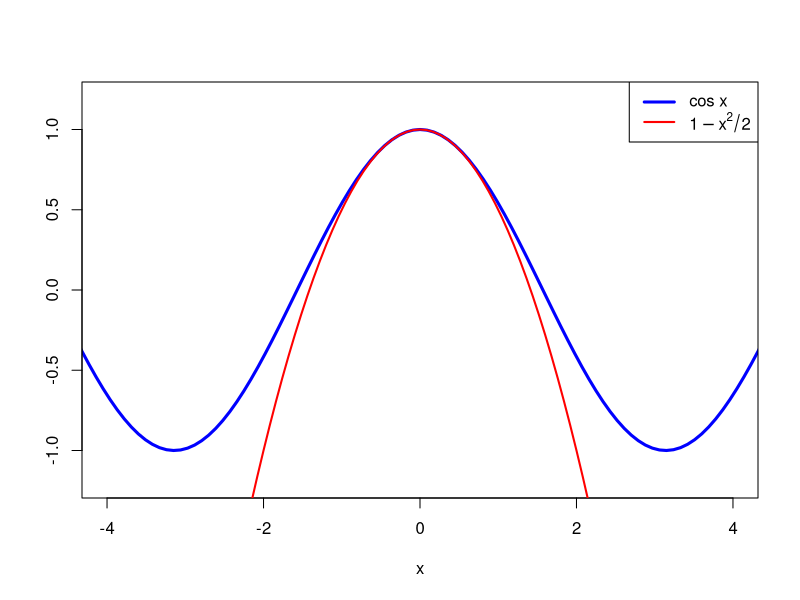

Write R code to recreate this figure.
## ---- chunk 1
n <- 1e6
phi <- function(x) cos(x)
samples <- rnorm(n)
MCest <- mean(phi(samples))
MCest
## ---- chunk 2
#| code-fold: true
curve(
  cos(x), from = -4.5, to = 4.5,
  col = "blue", lwd = 3,
  xlab = "x", ylab = "", xlim = c(-4,4), ylim = c(-1.2,1.2)
)
curve(1 - x^2 / 2, add = TRUE, col = "red", lwd = 2)
legend(
  "topright", c("cos x", expression(1 - x^2 / 2)),
  lwd = c(3, 2), col = c("blue", "red")
)
## ---- chunk 3
psi <- function(x) 1 - x^2 / 2
CVest <- mean(phi(samples) - psi(samples)) + 1/2
CVest
## ---- chunk 4
n <- 1e6
phi <- function(x) cos(x)
samples <- rnorm(n)
MCvar <- var(phi(samples))
c(MCvar, sqrt(MCvar / n))
## ---- chunk 5
psi <- function(x) 1 - x^2 / 2
CVvar <- var(phi(samples) - psi(samples))
c(CVvar, sqrt(CVvar / n))
